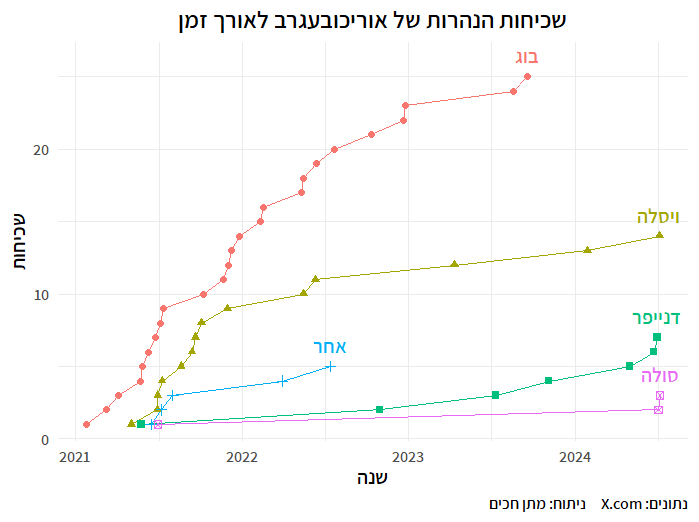

R code for this plot:
library(tidyverse)
library(rtlr)
library(extrafont)
show_te

df_raw <- read_csv("data/uricovagerev.csv")

df <- df_raw |> 
  select(
    date = 1,
    river = 3
  ) |> 
  mutate(
    date = dmy(date),
    river = fct_lump_n(river, 4, other_level = "אחר")
  ) |> 
  arrange(date) |> 
  count(date, river) |> 
  mutate(
    .by = river,
    n = cumsum(n)
  )

p <- df |> 
  mutate(
    river = fct_reorder2(river, date, n)
  ) |> 
  ggplot(aes(date, n, color = river, shape = river, label = river)) +
  geom_line() +
  geom_point() +
  geom_text(
    data = df |> slice_max(n, by = river),
    family = "Assistant SemiBold",
    vjust = -1
  ) +
  scale_y_continuous(expand = expansion(mult = c(0.05, 0.1))) +
  theme_minimal() +
  theme(
    text = element_text(family = "Assistant SemiBold"),
    plot.title = element_text(hjust = 0.5),
    legend.position = "none"
  ) +
  labs(
    title = "שכיחות הנהרות של אוריכובעגרב לאורך זמן",
    x = "שנה",
    y = "שכיחות",
    caption = str_rtl("נתונים: X.com     ניתוח: מתן חכים")
  )

p
